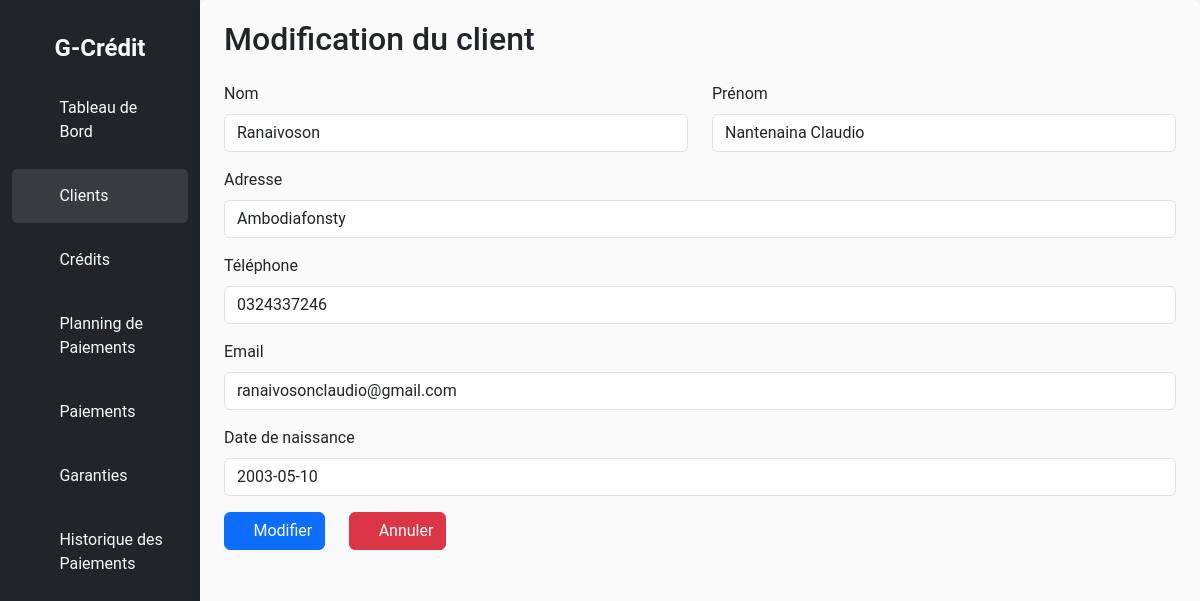
Page /credit/clients/modification/1/ on the committed database.
### credit/models.py (models this page shows, shortened)
class Client(models.Model):
    id = models.AutoField(primary_key=True)
    nom = models.CharField(max_length=100)
    prenom = models.CharField(max_length=100)
    adresse = models.CharField(max_length=255)
    telephone = models.CharField(max_length=15)
    email = models.EmailField(unique=True)
    date_naissance = models.DateField()

### credit/views.py (the view)
# urls.py: path('clients/modification/<int:id>/', views.ClientUpdate.as_view(), name='client-update'),
class ClientUpdate(UpdateView):
    template_name = 'Clients/clientUpdate.html'
    model = Client
    form_class = ClientUpForm
    pk_url_kwarg = "id"
    success_url = '/credit/clients/'

### credit/form.py
class ClientUpForm(forms.ModelForm):
    class Meta:
        model = Client
        fields = ['nom', 'prenom', 'adresse', 'telephone', 'email', 'date_naissance']
        widgets = {
            'date_naissance': forms.TextInput(attrs={'class': 'form-control'})
        }
    def __init__(self, *args, **kwargs):
        super().__init__(*args, **kwargs)
        for field in self.fields.values():
            field.widget.attrs['class'] = 'form-control'

### templates/Clients/clientUpdate.html (shortened to what this page needs)
{% load crispy_forms_tags %}
<!DOCTYPE html>
<html lang="fr">
<head>
    {% load static %}
    <link rel="stylesheet" href="{% static 'bootstrap/css/bootstrap.css' %}">
    <link rel="stylesheet" href="{% static 'credit/css/style.css' %}">
    <link rel="stylesheet" href="{% static 'bootstrap-icons-1.11.3/font/bootstrap-icons.css' %}">
    <link rel="stylesheet" href="{% static 'sweetalert/sweetalert2.min.css' %}">
</head>
<body>
    <div class="container-fluid">
        <div class="row">
            <nav class="col-md-3 col-lg-2 d-none d-md-block bg-dark sidebar">
                <div class="logo-details">
                    <span class="logo_name">G-Crédit</span>
                </div>
                <ul class="nav-links">
                    <li>
                        <a href="{% url 'home' %}">
                            <i class="bi bi-grid"></i>
                            <span>Tableau de Bord</span>
                        </a>
                    </li>
                    <li>
                        <a href="{% url 'client-list' %}" class="active">
                            <i class="bi bi-person"></i>
                            <span>Clients</span>
                        </a>
                    </li>
                    <li>
                        <a href="{% url 'credit-list' %}">
                            <i class="bi bi-calendar"></i>
                            <span>Crédits</span>
                        </a>
                    </li>
                    <li>
                        <a href="{% url 'planning-paiement-list' %}">
                            <i class="bi bi-file-earmark-text"></i>
                            <span>Planning de Paiements</span>
                        </a>
                    </li>
                    <li>
                        <a href="{% url 'paiement-list' %}">
                            <i class="bi bi-cash-coin"></i>
                            <span>Paiements</span>
                        </a>
                    </li>
                    <li>
                        <a href="{% url 'garantie-list' %}">
                            <i class="bi bi-shield-lock"></i>
                            <span>Garanties</span>
                        </a>
                    </li>
                    <li>
                        <a href="{% url 'historique-list' %}">
                            <i class="bi bi-journal-text"></i>
                            <span>Historique des Paiements</span>
                        </a>
                    </li>
                </ul>
            </nav>
            <main class="col-md-9 ms-sm-auto col-lg-10 px-md-4" id="main-content">
                <h2 class="mb-4">Modification du client</h2>
                <form method="post">
                    <div class="row">
                        <div class="col-md-6 mb-3">
                            <label for="id_nom" class="form-label">Nom</label>
                            {{ form.nom }}
                        </div>
                        <div class="col-md-6 mb-3">
                            <label for="id_prenom" class="form-label">Prénom</label>
                            {{ form.prenom }}
                        </div>
                    </div>
                    <div class="mb-3">
                        <label for="id_adresse" class="form-label">Adresse</label>
                        {{ form.adresse }}
                    </div>
                    <div class="mb-3">
                        <label for="id_telephone" class="form-label">Téléphone</label>
                        {{ form.telephone }}
                    </div>
                    <div class="mb-3">
                        <label for="id_email" class="form-label">Email</label>
                        {{ form.email }}
                    </div>
                    <div class="mb-3">
                        <label for="id_date_naissance" class="form-label">Date de naissance</label>
                        {{ form.date_naissance }}
                    </div>
                    <div class="row">
                        <div class="col-auto">
                            <button type="submit" class="btn btn-primary">
                                <i class="bi bi-pen"></i> Modifier
                            </button>
                        </div>
                        <div class="col-auto">
                            <a href="{% url 'client-list' %}" class="btn btn-danger">
                                <i class="bi bi-x-circle"></i> Annuler
                            </a>
                        </div>
                    </div>
                </form>
            </main>
        </div>
    </div>
</body>
</html>

### statics/credit/css/style.css (style rules this page uses)
* { margin: 0; padding: 0; box-sizing: border-box; transition: all 500ms ease; }
body { font-family: 'Roboto', sans-serif; background-color: #f5f7fa; }
.sidebar { padding-top: 20px; background-color: #343a40; color: white; height: 100vh; }
.logo-details { display: flex; justify-content: center; padding: 10px; }
.logo_name { font-size: 1.5rem; font-weight: bold; color: #fafafa; }
.nav-links { list-style: none; padding: 0; }
.nav-links li { width: 100%; padding: 5px 0; }
.nav-links a { display: flex; align-items: center; padding: 15px; color: #f8f9fa; text-decoration: none; transition: background 0.3s, color 0.3s; }
.nav-links a i { margin-right: 20px; }
.nav-links a:hover, .nav-links a.active { background-color: rgba(255, 255, 255, 0.1); color: #fafafa; border-radius: 5px; }
#main-content { padding: 20px; background-color: #fafafa; border-radius: 8px; box-shadow: 0 2px 10px rgba(0, 0, 0, 0.1); }

### rows in the picture
Client: nom "Ranaivoson", prenom "Nantenaina Claudio", adresse "Ambodiafonsty", telephone "0324337246", email "ranaivosonclaudio@gmail.com", date_naissance "2003-05-10"
